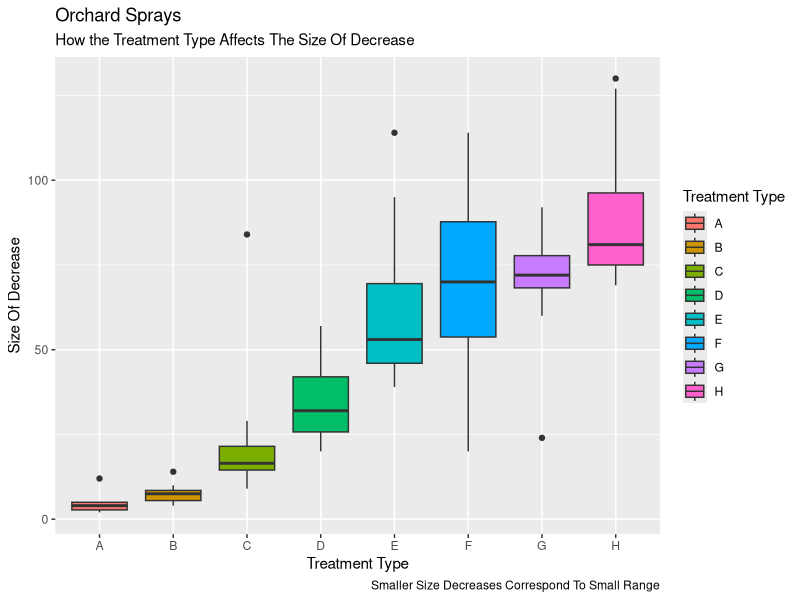
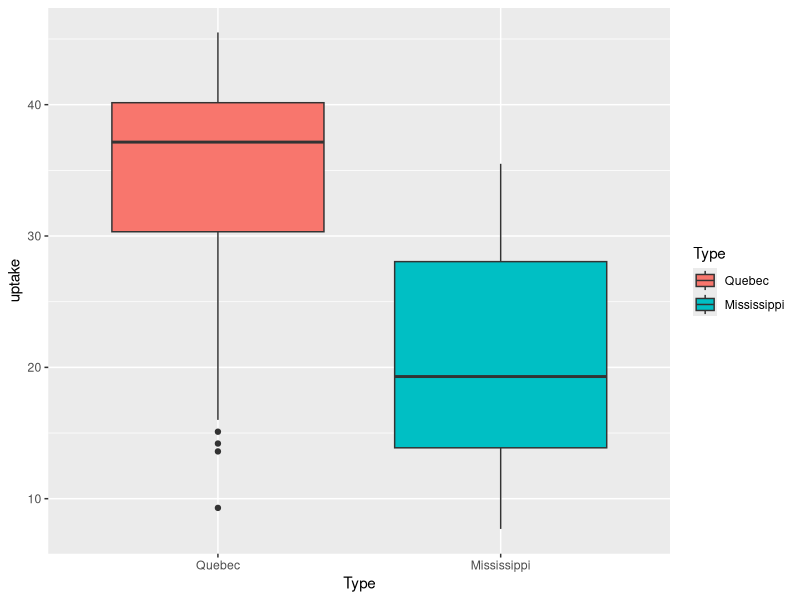
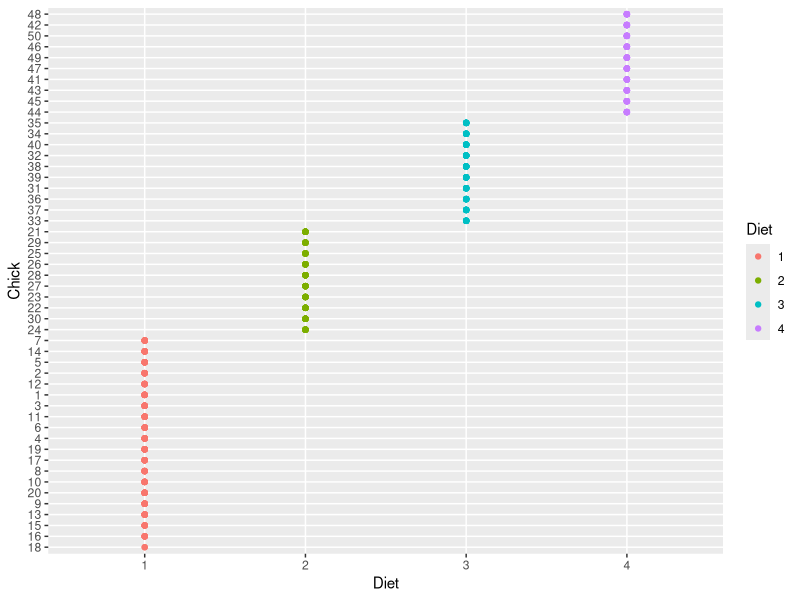

The R source for these figures, in order: (Note: this script raises an error after producing the figures.)
#install.packages("ggplot2")
print(OrchardSprays)
library(ggplot2)
ggplot(OrchardSprays,aes(treatment,decrease,fill=(treatment)))+geom_boxplot()+scale_x_discrete(limits=c())+ scale_color_gradient() + labs(fill="Treatment Type",x="Treatment Type",y="Size Of Decrease",title="Orchard Sprays",subtitle="How the Treatment Type Affects The Size Of Decrease",caption="Smaller Size Decreases Correspond To Small Range")


print(CO2)
colMeans(CO2["uptake"])
ggplot(CO2,aes(Type,uptake,fill=Type))+geom_boxplot()
quebec_CO2<-CO2[CO2$Type=="Quebec",]
mississippi_CO2<-CO2[CO2$Type=="Mississippi",]
mean_checker<-function(A,B){
  C<-colMeans(A["uptake"])
  D<-colMeans(B["uptake"])
  if(C>D){
    print(A[1,2])
    print(C)
  }else{
    print(B[1,2])
    print(D)
  }
}
mean_checker(quebec_CO2,mississippi_CO2)


print(ChickWeight)
ChWe<-ChickWeight[ChickWeight$Time=="21",]
ggplot(ChickWeight,aes(Diet,Chick,colour=Diet))+geom_point()
ggplot(ChickWeight,aes(Chick,Time,colour=Diet))+geom_dotplot(binwidth = 1)
ggplot(ChWe,aes(Diet,weight,fill=Diet))+geom_boxplot()
